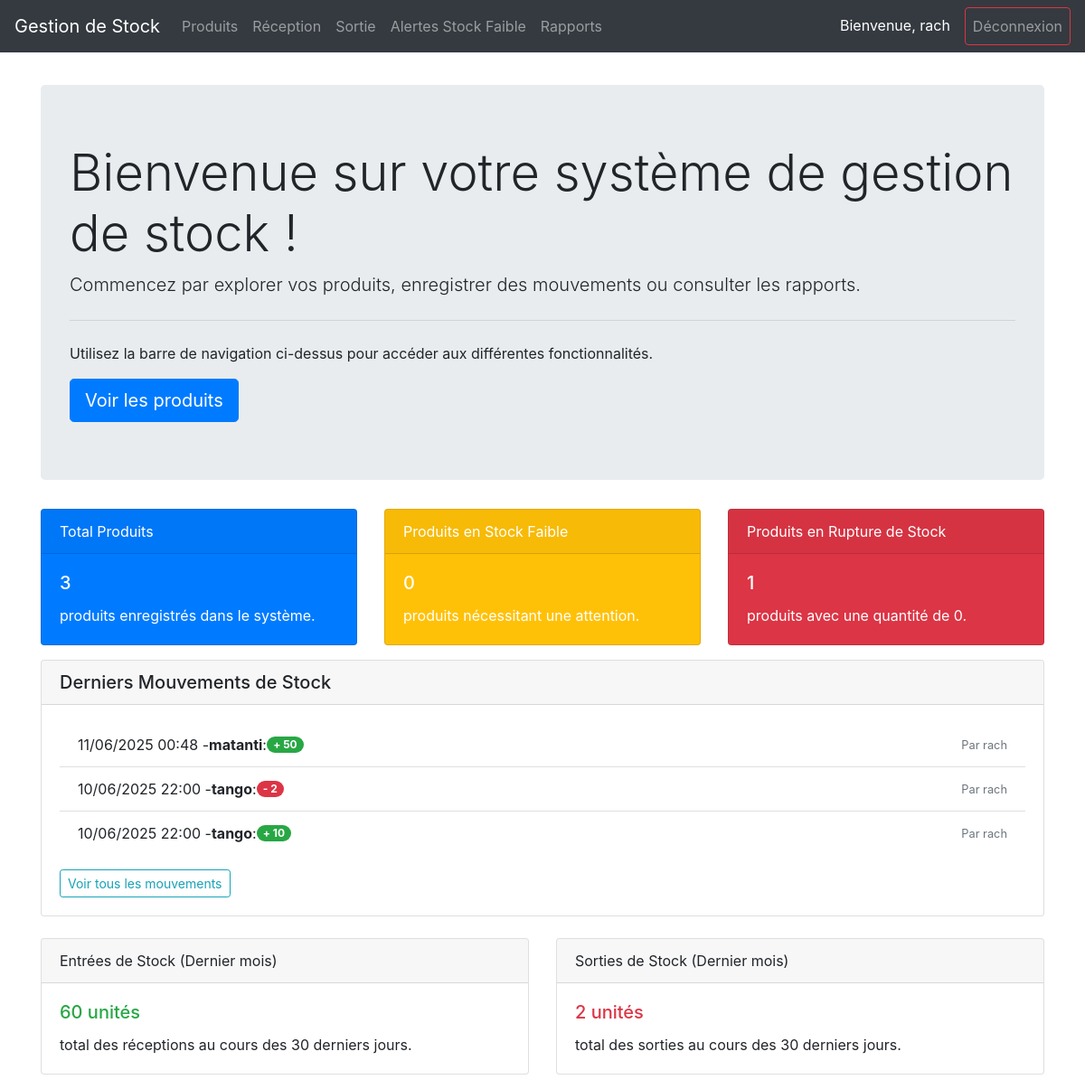
Screenshot of / (signed in) with the database file from the repository.
### inventory/models.py (models this page shows, shortened)
class MouvementStock(models.Model):
    TYPE_MOUVEMENT_CHOICES = [
        ('entree', 'Entrée'),
        ('sortie', 'sortie'),
    ]
    produit = models.ForeignKey(Produit, on_delete=models.CASCADE)
    type_mouvement = models.CharField(max_length=10, choices=TYPE_MOUVEMENT_CHOICES)
    quantite = models.IntegerField()
    date_mouvement = models.DateTimeField(auto_now_add=True)
    utilisateur = models.ForeignKey(User, on_delete=models.SET_NULL, null=True, blank=True)
    raison_mouvement = models.TextField(blank=True, null=True) # Ex: "Vente", "Retour", "Casse"
    fournisseur = models.ForeignKey(Fournisseur, on_delete=models.SET_NULL, null=True, blank=True,
                                    help_text="Sélectionner un fournisseur si c'est une entrée de stock.")
    class Meta:
        ordering = ['-date_mouvement'] # Tri par date la plus récente
        verbose_name_plural = "Mouvements de Stock"

class Produit(models.Model):
    nom = models.CharField(max_length=200)
    description = models.TextField(blank=True, null=True)
    code_barre = models.CharField(max_length=100, unique=True)
    prix_unitaire = models.DecimalField(max_digits=10, decimal_places=2)
    quantite_actuelle = models.IntegerField(default=0, editable=False) # editable=False cache ce champ dans les formulaires admin par défaut
    seuil_alerte_faible = models.IntegerField(default=10)
    categorie = models.ForeignKey(Categorie, on_delete=models.SET_NULL, null=True, blank=True)
    class Meta:
        verbose_name_plural = "Produits"

### inventory/views.py (the view)
# urls.py: path('', views.home_view, name='home'),
@login_required
def home_view(request):
    low_stock_products = Produit.objects.filter(quantite_actuelle__lte=models.F('seuil_alerte_faible'), quantite_actuelle__gt=0).order_by('nom')
    total_products = Produit.objects.count()
    total_low_stock_products = low_stock_products.count()
    total_out_of_stock_products = Produit.objects.filter(quantite_actuelle=0).count()
    recent_movements = MouvementStock.objects.all().order_by('-date_mouvement')[:5]
    today = date.today()
    one_month_ago = today - relativedelta(months=1)
    total_in_last_month = MouvementStock.objects.filter(
        date_mouvement__gte=one_month_ago,
        type_mouvement='entree'
    ).aggregate(total_qty=Coalesce(Sum('quantite'), 0))['total_qty']
    total_out_last_month = MouvementStock.objects.filter(
        date_mouvement__gte=one_month_ago,
        type_mouvement='sortie'
    ).aggregate(total_qty=Coalesce(Sum('quantite'), 0))['total_qty']
    context = {
        'low_stock_products': low_stock_products,
        'total_products': total_products,
        'total_low_stock_products': total_low_stock_products,
        'total_out_of_stock_products': total_out_of_stock_products,
        'recent_movements': recent_movements,
        'total_in_last_month': total_in_last_month,
        'total_out_last_month': total_out_last_month,
    }
    return render(request, 'inventory/home.html', context)

### inventory/templates/inventory/home.html (shortened to what this page needs)
{% extends 'inventory/base.html' %}
{% block content %}
<div class="jumbotron">
    <h1 class="display-4">Bienvenue sur votre système de gestion de stock !</h1>
    <p class="lead">Commencez par explorer vos produits, enregistrer des mouvements ou consulter les rapports.</p>
    <hr class="my-4">
    <p>Utilisez la barre de navigation ci-dessus pour accéder aux différentes fonctionnalités.</p>
    <a class="btn btn-primary btn-lg" href="{% url 'product_list' %}" role="button">Voir les produits</a>
</div>
<div class="row mt-4">
    <div class="col-md-4">
        <div class="card text-white bg-primary mb-3">
            <div class="card-header">Total Produits</div>
            <div class="card-body">
                <h5 class="card-title">{{ total_products }}</h5>
                <p class="card-text">produits enregistrés dans le système.</p>
            </div>
        </div>
    </div>
    <div class="col-md-4">
        <div class="card text-white bg-warning mb-3">
            <div class="card-header">Produits en Stock Faible</div>
            <div class="card-body">
                <h5 class="card-title">{{ total_low_stock_products }}</h5>
                <p class="card-text">produits nécessitant une attention.</p>
            </div>
        </div>
    </div>
    <div class="col-md-4">
        <div class="card text-white bg-danger mb-3">
            <div class="card-header">Produits en Rupture de Stock</div>
            <div class="card-body">
                <h5 class="card-title">{{ total_out_of_stock_products }}</h5>
                <p class="card-text">produits avec une quantité de 0.</p>
            </div>
        </div>
    </div>
</div>
{% if recent_movements %}
<div class="card mb-4">
    <div class="card-header">
        <h5 class="mb-0">Derniers Mouvements de Stock</h5>
    </div>
    <div class="card-body">
        <ul class="list-group list-group-flush">
            {% for movement in recent_movements %}
            <li class="list-group-item d-flex justify-content-between align-items-center">
                {{ movement.date_mouvement|date:"d/m/Y H:i" }} -
                <strong>{{ movement.produit.nom }}</strong> :
                {% if movement.type_mouvement == 'entree' %}
                    <span class="badge badge-success badge-pill">+ {{ movement.quantite }}</span>
                {% else %}
                    <span class="badge badge-danger badge-pill">- {{ movement.quantite }}</span>
                {% endif %}
                <small class="text-muted ml-auto">Par {{ movement.utilisateur.username }}</small>
            </li>
            {% endfor %}
        </ul>
        <a href="{% url 'report_generation' %}" class="btn btn-sm btn-outline-info mt-3">Voir tous les mouvements</a>
    </div>
</div>
{% endif %}
<div class="row mt-4">
    <div class="col-md-6">
        <div class="card mb-3">
            <div class="card-header">Entrées de Stock (Dernier mois)</div>
            <div class="card-body">
                <h5 class="card-title text-success">{{ total_in_last_month }} unités</h5>
                <p class="card-text">total des réceptions au cours des 30 derniers jours.</p>
            </div>
        </div>
    </div>
    <div class="col-md-6">
        <div class="card mb-3">
            <div class="card-header">Sorties de Stock (Dernier mois)</div>
            <div class="card-body">
                <h5 class="card-title text-danger">{{ total_out_last_month }} unités</h5>
                <p class="card-text">total des sorties au cours des 30 derniers jours.</p>
            </div>
        </div>
    </div>
</div>
{% endblock %}

### inventory/templates/inventory/base.html (shortened to what this page needs)
<!DOCTYPE html>
<html lang="fr">
<head>
    <link rel="stylesheet" href="https://stackpath.bootstrapcdn.com/bootstrap/4.5.2/css/bootstrap.min.css">
</head>
<body>
    <nav class="navbar navbar-expand-lg navbar-dark bg-dark fixed-top">
        <a class="navbar-brand" href="{% url 'home' %}">Gestion de Stock</a>
        <div class="collapse navbar-collapse" id="navbarNav">
            <ul class="navbar-nav mr-auto">
                <li class="nav-item">
                    <a class="nav-link" href="{% url 'product_list' %}">Produits</a>
                </li>
                <li class="nav-item">
                    <a class="nav-link" href="{% url 'stock_in' %}">Réception</a>
                </li>
                <li class="nav-item">
                    <a class="nav-link" href="{% url 'stock_out' %}">Sortie</a>
                </li>
                <li class="nav-item">
                    <a class="nav-link" href="{% url 'alert_list' %}">Alertes Stock Faible</a>
                </li>
                <li class="nav-item">
                    <a class="nav-link" href="{% url 'report_generation' %}">Rapports</a>
                </li>
            </ul>
            <ul class="navbar-nav ml-auto">
                {% if user.is_authenticated %}
                    <li class="nav-item">
                        <span class="navbar-text text-white mr-3">Bienvenue, {{ user.username }}</span>
                    </li>
                    <li class="nav-item">
                        <a class="nav-link btn btn-outline-danger" href="{% url 'logout' %}">Déconnexion</a>
                    </li>
                {% else %}
                    <li class="nav-item">
                        <a class="nav-link btn btn-outline-success" href="{% url 'login' %}">Connexion</a>
                    </li>
                {% endif %}
            </ul>
        </div>
    </nav>
    <div class="container mt-4">
        {% block content %}
        {% endblock %}
    </div>
</body>
</html>

### inventory/templates/inventory/base.html (style rules this page uses)
body { padding-top: 70px; }

### rows the page displays
MouvementStock: date_mouvement "11/06/2025 00:48", produit.nom "matanti", quantite "50", utilisateur.username "rach"
MouvementStock: date_mouvement "10/06/2025 22:00", produit.nom "tango", quantite "2", utilisateur.username "rach"
MouvementStock: date_mouvement "10/06/2025 22:00", produit.nom "tango", quantite "10", utilisateur.username "rach"

### other values shown
{{ user.username }} "rach"
{{ total_products }} "3"
{{ total_low_stock_products }} "0"
{{ total_out_of_stock_products }} "1"
{{ total_in_last_month }} "60"
{{ total_out_last_month }} "2"
